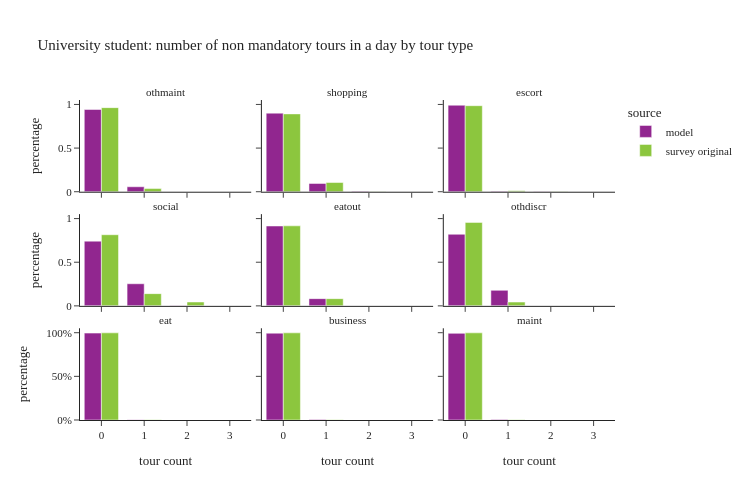

Notebook source saved alongside this figure:
### Code cell
plot_num_nonmand_tourtype(per_data[per_data['ptype']==3], "University student: number of non mandatory tours in a day by tour type")

### Figure 1 — Plotly figure (JSON) as saved in the notebook; plotly's stock layout.template omitted (floating-point values rounded to 4 significant figures)
{"data": [{"alignmentgroup": "True", "customdata": [[152988], [9217], [151]], "hovertemplate": "source=model<br>tour type=othmaint<br>tour count=%{x}<br>percentage=%{y}<br>sample_size=%{customdata[0]}<extra></extra>", "legendgroup": "model", "marker": {"color": "#91268F", "pattern": {"shape": ""}}, "name": "model", "offsetgroup": "model", "orientation": "v", "showlegend": true, "textposition": "auto", "type": "bar", "x": [0.0, 1.0, 2.0], "xaxis": "x7", "y": [0.9423, 0.05677, 0.0009301], "yaxis": "y7"}, {"alignmentgroup": "True", "customdata": [[146220], [15439], [677], [20]], "hovertemplate": "source=model<br>tour type=shopping<br>tour count=%{x}<br>percentage=%{y}<br>sample_size=%{customdata[0]}<extra></extra>", "legendgroup": "model", "marker": {"color": "#91268F", "pattern": {"shape": ""}}, "name": "model", "offsetgroup": "model", "orientation": "v", "showlegend": false, "textposition": "auto", "type": "bar", "x": [0.0, 1.0, 2.0, 3.0], "xaxis": "x8", "y": [0.9006, 0.09509, 0.00417, 0.0001232], "yaxis": "y8"}, {"alignmentgroup": "True", "customdata": [[160951], [980], [400], [25]], "hovertemplate": "source=model<br>tour type=escort<br>tour count=%{x}<br>percentage=%{y}<br>sample_size=%{customdata[0]}<extra></extra>", "legendgroup": "model", "marker": {"color": "#91268F", "pattern": {"shape": ""}}, "name": "model", "offsetgroup": "model", "orientation": "v", "showlegend": false, "textposition": "auto", "type": "bar", "x": [0.0, 1.0, 2.0, 3.0], "xaxis": "x9", "y": [0.9913, 0.006036, 0.002464, 0.000154], "yaxis": "y9"}, {"alignmentgroup": "True", "customdata": [[120411], [41107], [796], [42]], "hovertemplate": "source=model<br>tour type=social<br>tour count=%{x}<br>percentage=%{y}<br>sample_size=%{customdata[0]}<extra></extra>", "legendgroup": "model", "marker": {"color": "#91268F", "pattern": {"shape": ""}}, "name": "model", "offsetgroup": "model", "orientation": "v", "showlegend": false, "textposition": "auto", "type": "bar", "x": [0.0, 1.0, 2.0, 3.0], "xaxis": "x4", "y": [0.7416, 0.2532, 0.004903, 0.0002587], "yaxis": "y4"}, {"alignmentgroup": "True", "customdata": [[148582], [13426], [347], [1]], "hovertemplate": "source=model<br>tour type=eatout<br>tour count=%{x}<br>percentage=%{y}<br>sample_size=%{customdata[0]}<extra></extra>", "legendgroup": "model", "marker": {"color": "#91268F", "pattern": {"shape": ""}}, "name": "model", "offsetgroup": "model", "orientation": "v", "showlegend": false, "textposition": "auto", "type": "bar", "x": [0.0, 1.0, 2.0, 3.0], "xaxis": "x5", "y": [0.9152, 0.08269, 0.002137, 6.159e-06], "yaxis": "y5"}, {"alignmentgroup": "True", "customdata": [[133172], [28875], [309]], "hovertemplate": "source=model<br>tour type=othdiscr<br>tour count=%{x}<br>percentage=%{y}<br>sample_size=%{customdata[0]}<extra></extra>", "legendgroup": "model", "marker": {"color": "#91268F", "pattern": {"shape": ""}}, "name": "model", "offsetgroup": "model", "orientation": "v", "showlegend": false, "textposition": "auto", "type": "bar", "x": [0.0, 1.0, 2.0], "xaxis": "x6", "y": [0.8202, 0.1778, 0.001903], "yaxis": "y6"}, {"alignmentgroup": "True", "customdata": [[161656], [700]], "hovertemplate": "source=model<br>tour type=eat<br>tour count=%{x}<br>percentage=%{y}<br>sample_size=%{customdata[0]}<extra></extra>", "legendgroup": "model", "marker": {"color": "#91268F", "pattern": {"shape": ""}}, "name": "model", "offsetgroup": "model", "orientation": "v", "showlegend": false, "textposition": "auto", "type": "bar", "x": [0.0, 1.0], "xaxis": "x", "y": [0.9957, 0.004312], "yaxis": "y"}, {"alignmentgroup": "True", "customdata": [[161497], [812], [47]], "hovertemplate": "source=model<br>tour type=business<br>tour count=%{x}<br>percentage=%{y}<br>sample_size=%{customdata[0]}<extra></extra>", "legendgroup": "model", "marker": {"color": "#91268F", "pattern": {"shape": ""}}, "name": "model", "offsetgroup": "model", "orientation": "v", "showlegend": false, "textposition": "auto", "type": "bar", "x": [0.0, 1.0, 2.0], "xaxis": "x2", "y": [0.9947, 0.005001, 0.0002895], "yaxis": "y2"}, {"alignmentgroup": "True", "customdata": [[161191], [1164], [1]], "hovertemplate": "source=model<br>tour type=maint<br>tour count=%{x}<br>percentage=%{y}<br>sample_size=%{customdata[0]}<extra></extra>", "legendgroup": "model", "marker": {"color": "#91268F", "pattern": {"shape": ""}}, "name": "model", "offsetgroup": "model", "orientation": "v", "showlegend": false, "textposition": "auto", "type": "bar", "x": [0.0, 1.0, 2.0], "xaxis": "x3", "y": [0.9928, 0.007169, 6.159e-06], "yaxis": "y3"}, {"alignmentgroup": "True", "customdata": [[320], [11]], "hovertemplate": "source=survey original<br>tour type=othmaint<br>tour count=%{x}<br>percentage=%{y}<br>sample_size=%{customdata[0]}<extra></extra>", "legendgroup": "survey original", "marker": {"color": "#8CC63E", "pattern": {"shape": ""}}, "name": "survey original", "offsetgroup": "survey original", "orientation": "v", "showlegend": true, "textposition": "auto", "type": "bar", "x": [0.0, 1.0], "xaxis": "x7", "y": [0.9635, 0.03647], "yaxis": "y7"}, {"alignmentgroup": "True", "customdata": [[304], [25], [1], [1]], "hovertemplate": "source=survey original<br>tour type=shopping<br>tour count=%{x}<br>percentage=%{y}<br>sample_size=%{customdata[0]}<extra></extra>", "legendgroup": "survey original", "marker": {"color": "#8CC63E", "pattern": {"shape": ""}}, "name": "survey original", "offsetgroup": "survey original", "orientation": "v", "showlegend": false, "textposition": "auto", "type": "bar", "x": [0.0, 1.0, 2.0, 3.0], "xaxis": "x8", "y": [0.8919, 0.1056, 0.002457, 0.0], "yaxis": "y8"}, {"alignmentgroup": "True", "customdata": [[320], [8], [3]], "hovertemplate": "source=survey original<br>tour type=escort<br>tour count=%{x}<br>percentage=%{y}<br>sample_size=%{customdata[0]}<extra></extra>", "legendgroup": "survey original", "marker": {"color": "#8CC63E", "pattern": {"shape": ""}}, "name": "survey original", "offsetgroup": "survey original", "orientation": "v", "showlegend": false, "textposition": "auto", "type": "bar", "x": [0.0, 1.0, 2.0], "xaxis": "x9", "y": [0.9857, 0.01028, 0.004019], "yaxis": "y9"}, {"alignmentgroup": "True", "customdata": [[279], [40], [11], [1]], "hovertemplate": "source=survey original<br>tour type=social<br>tour count=%{x}<br>percentage=%{y}<br>sample_size=%{customdata[0]}<extra></extra>", "legendgroup": "survey original", "marker": {"color": "#8CC63E", "pattern": {"shape": ""}}, "name": "survey original", "offsetgroup": "survey original", "orientation": "v", "showlegend": false, "textposition": "auto", "type": "bar", "x": [0.0, 1.0, 2.0, 3.0], "xaxis": "x4", "y": [0.8151, 0.1402, 0.04424, 0.0004462], "yaxis": "y4"}, {"alignmentgroup": "True", "customdata": [[314], [16], [1]], "hovertemplate": "source=survey original<br>tour type=eatout<br>tour count=%{x}<br>percentage=%{y}<br>sample_size=%{customdata[0]}<extra></extra>", "legendgroup": "survey original", "marker": {"color": "#8CC63E", "pattern": {"shape": ""}}, "name": "survey original", "offsetgroup": "survey original", "orientation": "v", "showlegend": false, "textposition": "auto", "type": "bar", "x": [0.0, 1.0, 2.0], "xaxis": "x5", "y": [0.917, 0.08273, 0.000285], "yaxis": "y5"}, {"alignmentgroup": "True", "customdata": [[311], [20]], "hovertemplate": "source=survey original<br>tour type=othdiscr<br>tour count=%{x}<br>percentage=%{y}<br>sample_size=%{customdata[0]}<extra></extra>", "legendgroup": "survey original", "marker": {"color": "#8CC63E", "pattern": {"shape": ""}}, "name": "survey original", "offsetgroup": "survey original", "orientation": "v", "showlegend": false, "textposition": "auto", "type": "bar", "x": [0.0, 1.0], "xaxis": "x6", "y": [0.9565, 0.04351], "yaxis": "y6"}, {"alignmentgroup": "True", "customdata": [[328], [3]], "hovertemplate": "source=survey original<br>tour type=eat<br>tour count=%{x}<br>percentage=%{y}<br>sample_size=%{customdata[0]}<extra></extra>", "legendgroup": "survey original", "marker": {"color": "#8CC63E", "pattern": {"shape": ""}}, "name": "survey original", "offsetgroup": "survey original", "orientation": "v", "showlegend": false, "textposition": "auto", "type": "bar", "x": [0.0, 1.0], "xaxis": "x", "y": [0.9985, 0.001546], "yaxis": "y"}, {"alignmentgroup": "True", "customdata": [[329], [2]], "hovertemplate": "source=survey original<br>tour type=business<br>tour count=%{x}<br>percentage=%{y}<br>sample_size=%{customdata[0]}<extra></extra>", "legendgroup": "survey original", "marker": {"color": "#8CC63E", "pattern": {"shape": ""}}, "name": "survey original", "offsetgroup": "survey original", "orientation": "v", "showlegend": false, "textposition": "auto", "type": "bar", "x": [0.0, 1.0], "xaxis": "x2", "y": [0.9984, 0.001604], "yaxis": "y2"}, {"alignmentgroup": "True", "customdata": [[327], [3], [1]], "hovertemplate": "source=survey original<br>tour type=maint<br>tour count=%{x}<br>percentage=%{y}<br>sample_size=%{customdata[0]}<extra></extra>", "legendgroup": "survey original", "marker": {"color": "#8CC63E", "pattern": {"shape": ""}}, "name": "survey original", "offsetgroup": "survey original", "orientation": "v", "showlegend": false, "textposition": "auto", "type": "bar", "x": [0.0, 1.0, 2.0], "xaxis": "x3", "y": [0.9985, 0.001543, 0.0], "yaxis": "y3"}], "layout": {"annotations": [{"font": {}, "showarrow": false, "text": "eat", "x": 0.16, "xanchor": "center", "xref": "paper", "y": 0.2867, "yanchor": "bottom", "yref": "paper"}, {"font": {}, "showarrow": false, "text": "business", "x": 0.5, "xanchor": "center", "xref": "paper", "y": 0.2867, "yanchor": "bottom", "yref": "paper"}, {"font": {}, "showarrow": false, "text": "maint", "x": 0.84, "xanchor": "center", "xref": "paper", "y": 0.2867, "yanchor": "bottom", "yref": "paper"}, {"font": {}, "showarrow": false, "text": "social", "x": 0.16, "xanchor": "center", "xref": "paper", "y": 0.6433, "yanchor": "bottom", "yref": "paper"}, {"font": {}, "showarrow": false, "text": "eatout", "x": 0.5, "xanchor": "center", "xref": "paper", "y": 0.6433, "yanchor": "bottom", "yref": "paper"}, {"font": {}, "showarrow": false, "text": "othdiscr", "x": 0.84, "xanchor": "center", "xref": "paper", "y": 0.6433, "yanchor": "bottom", "yref": "paper"}, {"font": {}, "showarrow": false, "text": "othmaint", "x": 0.16, "xanchor": "center", "xref": "paper", "y": 1.0, "yanchor": "bottom", "yref": "paper"}, {"font": {}, "showarrow": false, "text": "shopping", "x": 0.5, "xanchor": "center", "xref": "paper", "y": 1.0, "yanchor": "bottom", "yref": "paper"}, {"font": {}, "showarrow": false, "text": "escort", "x": 0.84, "xanchor": "center", "xref": "paper", "y": 1.0, "yanchor": "bottom", "yref": "paper"}], "barmode": "group", "height": 500, "legend": {"title": {"text": "source"}, "tracegroupgap": 0}, "title": {"text": "University student: number of non mandatory tours in a day by tour type"}, "width": 750, "xaxis": {"anchor": "y", "domain": [0.0, 0.32], "title": {"text": "tour count"}}, "xaxis2": {"anchor": "y2", "domain": [0.34, 0.66], "matches": "x", "title": {"text": "tour count"}}, "xaxis3": {"anchor": "y3", "domain": [0.68, 1.0], "matches": "x", "title": {"text": "tour count"}}, "xaxis4": {"anchor": "y4", "domain": [0.0, 0.32], "matches": "x", "showticklabels": false}, "xaxis5": {"anchor": "y5", "domain": [0.34, 0.66], "matches": "x", "showticklabels": false}, "xaxis6": {"anchor": "y6", "domain": [0.68, 1.0], "matches": "x", "showticklabels": false}, "xaxis7": {"anchor": "y7", "domain": [0.0, 0.32], "matches": "x", "showticklabels": false}, "xaxis8": {"anchor": "y8", "domain": [0.34, 0.66], "matches": "x", "showticklabels": false}, "xaxis9": {"anchor": "y9", "domain": [0.68, 1.0], "matches": "x", "showticklabels": false}, "yaxis": {"anchor": "x", "domain": [0.0, 0.2867], "tickformat": ".0%", "title": {"text": "percentage"}}, "yaxis2": {"anchor": "x2", "domain": [0.0, 0.2867], "matches": "y", "showticklabels": false, "tickformat": ".0%"}, "yaxis3": {"anchor": "x3", "domain": [0.0, 0.2867], "matches": "y", "showticklabels": false}, "yaxis4": {"anchor": "x4", "domain": [0.3567, 0.6433], "matches": "y", "title": {"text": "percentage"}}, "yaxis5": {"anchor": "x5", "domain": [0.3567, 0.6433], "matches": "y", "showticklabels": false}, "yaxis6": {"anchor": "x6", "domain": [0.3567, 0.6433], "matches": "y", "showticklabels": false}, "yaxis7": {"anchor": "x7", "domain": [0.7133, 1.0], "matches": "y", "title": {"text": "percentage"}}, "yaxis8": {"anchor": "x8", "domain": [0.7133, 1.0], "matches": "y", "showticklabels": false}, "yaxis9": {"anchor": "x9", "domain": [0.7133, 1.0], "matches": "y", "showticklabels": false}}}
